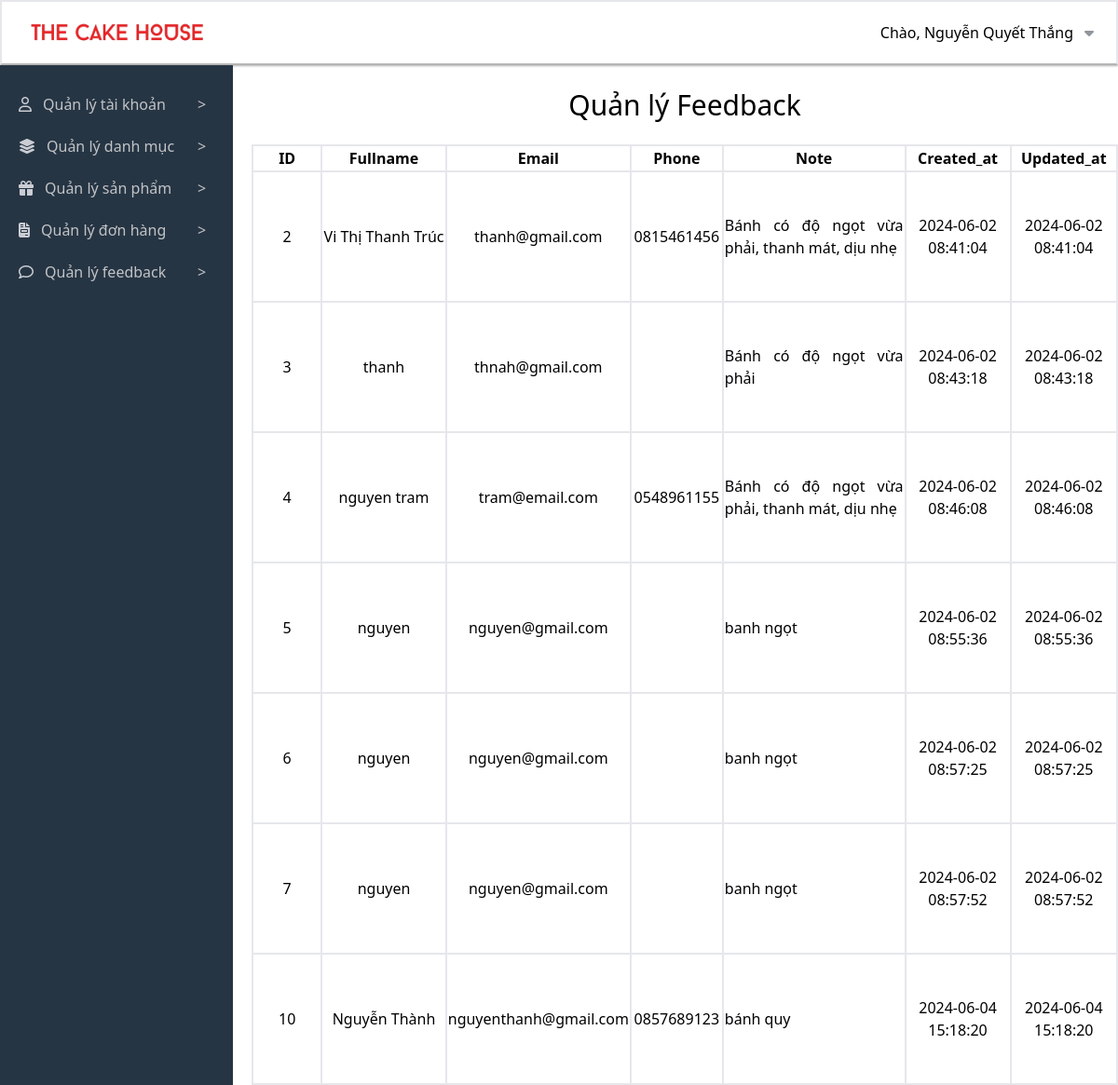
Screenshot of /admincp/index.php?action=quanlyfeedback&query=lietke (signed in) with the database file from the repository.
### tables this page shows
CREATE TABLE `user` (
  `id` int(11) NOT NULL,
  `fullname` varchar(50) DEFAULT NULL,
  `avatar` varchar(200) DEFAULT NULL,
  `email` varchar(150) DEFAULT NULL,
  `phone` varchar(20) DEFAULT NULL,
  `address` varchar(200) DEFAULT NULL,
  `password` varchar(32) DEFAULT NULL,
  `role_id` int(11) DEFAULT NULL,
  `deleted` int(11) DEFAULT NULL
);

CREATE TABLE `feedback` (
  `id` int(11) NOT NULL,
  `fullname` varchar(50) DEFAULT NULL,
  `email` varchar(250) DEFAULT NULL,
  `phone` varchar(20) DEFAULT NULL,
  `note` varchar(500) DEFAULT NULL,
  `status` int(11) DEFAULT 0,
  `created_at` datetime NOT NULL DEFAULT current_timestamp(),
  `updated_at` datetime DEFAULT current_timestamp()
);

### admincp/modules/quanlyfeedback/lietke.php (the view)
<table border=1 class="mt-5 ml-5 h-[100px]">
    <caption class="text-[30px] font-medium mb-5">Quản lý Feedback</caption>
    <tr class="border-2">
        <th class="w-[90px] text-center border-2">ID</th>
        <th class="w-[150px] text-center border-2">Fullname</th>
        <th class="w-[150px] text-center border-2">Email</th>
        <th class="w-[100px] text-center border-2">Phone</th>
        <th class="w-[180px] text-center border-2">Note</th>
        <th class="w-[120px] text-center border-2">Created_at</th>
        <th class="w-[120px] text-center border-2">Updated_at</th>
    </tr>
    <?php
        $sql_lietke_feed = "SELECT feedback.id, feedback.fullname ,feedback.email,feedback.phone ,feedback.note,feedback.created_at,feedback.updated_at FROM feedback";
    $query_lietke_feed = mysqli_query($conn, $sql_lietke_feed);
    while($row = mysqli_fetch_array($query_lietke_feed)) {
        ?>
    <tr class="border-2">
        <td class="h-[100px] w-[90px] text-center border-2">
            <?php echo $row['id'] ?></td>
        <td class="h-[140px] w-[90px] text-center border-2">
            <?php echo $row['fullname'] ?></td>
        <td class="h-[100px] w-[180px] text-center border-2">
            <?php echo $row['email'] ?></td>
        <td class="h-[100px] w-[90px] text-center border-2">
            <?php echo $row['phone'] ?></td>
        <td class="h-[100px] w-[240px] text-justify border-2">
            <?php echo $row['note'] ?></td>
        <td class="h-[100px] w-[90px] text-center border-2">
            <?php echo $row['created_at'] ?></td>
        <td class="h-[100px] w-[90px] text-center border-2">
            <?php echo $row['updated_at'] ?></td>
        <?php
    }
    ?>
</table>

### admincp/modules/header.php (shortened to what this page needs)
<?php
include('config/connect.php');
?>
<div class="header flex flex-col w-full">
  <div class="h-[70px] flex justify-between px-6 header__inner border-2 border-b-[#B5B5B5] shadow-sm shadow-[#B5B5B5]">
    <div class="left flex items-center">
      <a class="flex" href="../index.php">
        <img class="logo_header max-w-[200px] max-h-[70px] mr-12" src="../images/logo-1.png" alt="Logo" />
      </a>
    </div>
    <div class="right relative flex items-center cursor-default">
      <div class="flex">
        <p>Chào,
          <?php
          if(isset($_SESSION['user_id'])) {
              $user_id = $_SESSION['user_id'];
              $sql = "SELECT fullname FROM user WHERE id = ? LIMIT 1";
              $stmt = mysqli_prepare($conn, $sql);
              mysqli_stmt_bind_param($stmt, "i", $user_id);
              mysqli_stmt_execute($stmt);
              $result = mysqli_stmt_get_result($stmt);
              if ($result && mysqli_num_rows($result) > 0) {
                  $row = mysqli_fetch_assoc($result);
                  echo htmlspecialchars($row['fullname']);
              } else {
                  echo "Guest";
              }
          } else {
              echo "Guest";
          }
?>
        </p>
        <div class="ml-3">
          <i class="fa-solid fa-caret-down" style="color: #91959c;"></i>
        </div>
      </div>
    </div>
  </div>
</div>

### rows the page displays
user: fullname "Nguyễn Quyết Thắng"
feedback: id "2", fullname "Vi Thị Thanh Trúc", email "thanh@gmail.com", phone "0815461456", note "Bánh có độ ngọt vừa phải, thanh mát, dịu nhẹ", created_at "2024-06-02 08:41:04", updated_at "2024-06-02 08:41:04"
feedback: id "3", fullname "thanh", email "thnah@gmail.com", note "Bánh có độ ngọt vừa phải", created_at "2024-06-02 08:43:18", updated_at "2024-06-02 08:43:18"
feedback: id "4", fullname "nguyen tram", email "tram@email.com", phone "0548961155", note "Bánh có độ ngọt vừa phải, thanh mát, dịu nhẹ", created_at "2024-06-02 08:46:08", updated_at "2024-06-02 08:46:08"
feedback: id "5", fullname "nguyen", email "nguyen@gmail.com", note "banh ngọt", created_at "2024-06-02 08:55:36", updated_at "2024-06-02 08:55:36"
feedback: id "6", fullname "nguyen", email "nguyen@gmail.com", note "banh ngọt", created_at "2024-06-02 08:57:25", updated_at "2024-06-02 08:57:25"
feedback: id "7", fullname "nguyen", email "nguyen@gmail.com", note "banh ngọt", created_at "2024-06-02 08:57:52", updated_at "2024-06-02 08:57:52"
feedback: id "10", fullname "Nguyễn Thành", email "nguyenthanh@gmail.com", phone "0857689123", note "bánh quy", created_at "2024-06-04 15:18:20", updated_at "2024-06-04 15:18:20"
